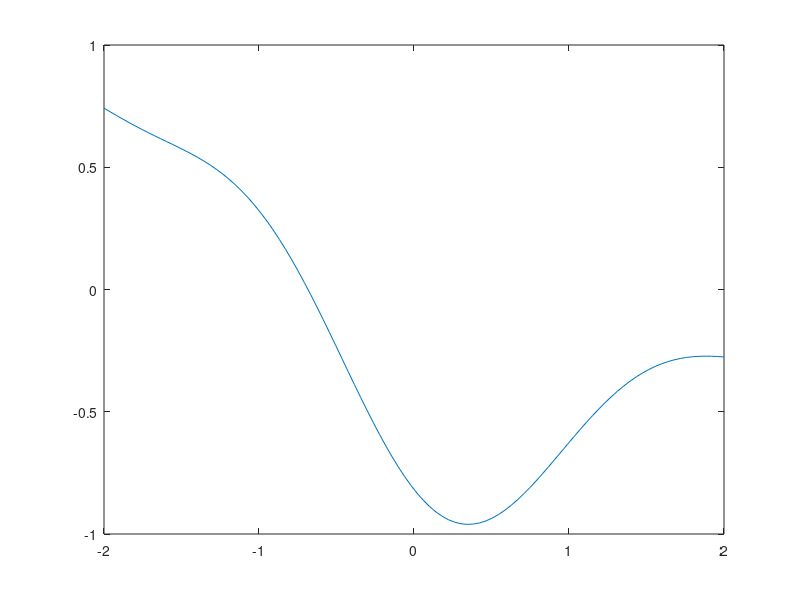

The MATLAB source for this figure:
function simple_gp_sample

	% Choose a set of x locations.
	N = 100;
	x = linspace( -2, 2, N);   

	% Specify the covariance between function
    % values, depending on their location.
	for j = 1:N
		for k = 1:N
		    sigma(j,k) = covariance( x(j), x(k) );
		end
	end

    % Specify that the prior mean of f is zero.
    mu = zeros(N, 1);

	% Sample from a multivariate Gaussian.
	f = mvnrnd( mu, sigma );

	plot(x, f); 
end

% Squared-exp covariance function.
function k = covariance(x, y)
    k = exp( -0.5*( x - y )^2 );
end
